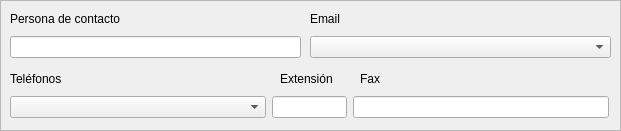
      <widget class="QFrame" name="frame_telefono">
       <property name="geometry">
        <rect>
         <x>0</x>
         <y>190</y>
         <width>621</width>
         <height>131</height>
        </rect>
       </property>
       <property name="frameShape">
        <enum>QFrame::StyledPanel</enum>
       </property>
       <property name="frameShadow">
        <enum>QFrame::Raised</enum>
       </property>
       <widget class="QLabel" name="label_53">
        <property name="geometry">
         <rect>
          <x>10</x>
          <y>10</y>
          <width>231</width>
          <height>17</height>
         </rect>
        </property>
        <property name="text">
         <string>Persona de contacto</string>
        </property>
       </widget>
       <widget class="QLabel" name="label_54">
        <property name="geometry">
         <rect>
          <x>10</x>
          <y>70</y>
          <width>71</width>
          <height>17</height>
         </rect>
        </property>
        <property name="text">
         <string>Teléfonos</string>
        </property>
       </widget>
       <widget class="QLabel" name="label_55">
        <property name="geometry">
         <rect>
          <x>280</x>
          <y>70</y>
          <width>71</width>
          <height>17</height>
         </rect>
        </property>
        <property name="text">
         <string>Extensión</string>
        </property>
       </widget>
       <widget class="QLabel" name="label_56">
        <property name="geometry">
         <rect>
          <x>360</x>
          <y>70</y>
          <width>62</width>
          <height>17</height>
         </rect>
        </property>
        <property name="text">
         <string>Fax</string>
        </property>
       </widget>
       <widget class="QLabel" name="label_57">
        <property name="geometry">
         <rect>
          <x>310</x>
          <y>10</y>
          <width>231</width>
          <height>17</height>
         </rect>
        </property>
        <property name="text">
         <string>Email</string>
        </property>
       </widget>
       <widget class="QWidget" name="layoutWidget_7">
        <property name="geometry">
         <rect>
          <x>10</x>
          <y>90</y>
          <width>601</width>
          <height>34</height>
         </rect>
        </property>
        <layout class="QHBoxLayout" name="horizontalLayout_6">
         <item>
          <widget class="QComboBox" name="comboBox_telefonos_2">
           <property name="sizePolicy">
            <sizepolicy hsizetype="Fixed" vsizetype="Fixed">
             <horstretch>0</horstretch>
             <verstretch>0</verstretch>
            </sizepolicy>
           </property>
           <property name="maximumSize">
            <size>
             <width>256</width>
             <height>16777215</height>
            </size>
           </property>
           <property name="editable">
            <bool>false</bool>
           </property>
          </widget>
         </item>
         <item>
          <widget class="QLineEdit" name="lineEdit_extension_2">
           <property name="sizePolicy">
            <sizepolicy hsizetype="Fixed" vsizetype="Fixed">
             <horstretch>0</horstretch>
             <verstretch>0</verstretch>
            </sizepolicy>
           </property>
           <property name="maximumSize">
            <size>
             <width>75</width>
             <height>16777215</height>
            </size>
           </property>
           <property name="text">
            <string/>
           </property>
           <property name="maxLength">
            <number>5</number>
           </property>
           <property name="alignment">
            <set>Qt::AlignRight|Qt::AlignTrailing|Qt::AlignVCenter</set>
           </property>
           <property name="readOnly">
            <bool>true</bool>
           </property>
          </widget>
         </item>
         <item>
          <widget class="QLineEdit" name="lineEdit_fax_2">
           <property name="sizePolicy">
            <sizepolicy hsizetype="Fixed" vsizetype="Fixed">
             <horstretch>0</horstretch>
             <verstretch>0</verstretch>
            </sizepolicy>
           </property>
           <property name="maximumSize">
            <size>
             <width>256</width>
             <height>16777215</height>
            </size>
           </property>
           <property name="inputMethodHints">
            <set>Qt::ImhDigitsOnly</set>
           </property>
           <property name="text">
            <string/>
           </property>
           <property name="maxLength">
            <number>16</number>
           </property>
           <property name="alignment">
            <set>Qt::AlignRight|Qt::AlignTrailing|Qt::AlignVCenter</set>
           </property>
           <property name="readOnly">
            <bool>true</bool>
           </property>
          </widget>
         </item>
        </layout>
       </widget>
       <widget class="QWidget" name="horizontalLayoutWidget_7">
        <property name="geometry">
         <rect>
          <x>10</x>
          <y>30</y>
          <width>291</width>
          <height>34</height>
         </rect>
        </property>
        <layout class="QHBoxLayout" name="horizontalLayout_16">
         <item>
          <widget class="QLineEdit" name="lineEdit_contacto">
           <property name="maxLength">
            <number>64</number>
           </property>
           <property name="readOnly">
            <bool>true</bool>
           </property>
          </widget>
         </item>
        </layout>
       </widget>
       <widget class="QWidget" name="horizontalLayoutWidget_8">
        <property name="geometry">
         <rect>
          <x>310</x>
          <y>30</y>
          <width>301</width>
          <height>34</height>
         </rect>
        </property>
        <layout class="QHBoxLayout" name="horizontalLayout_17">
         <item>
          <widget class="QComboBox" name="comboBox_email_2">
           <property name="inputMethodHints">
            <set>Qt::ImhEmailCharactersOnly</set>
           </property>
           <property name="editable">
            <bool>false</bool>
           </property>
          </widget>
         </item>
        </layout>
       </widget>
      </widget>
